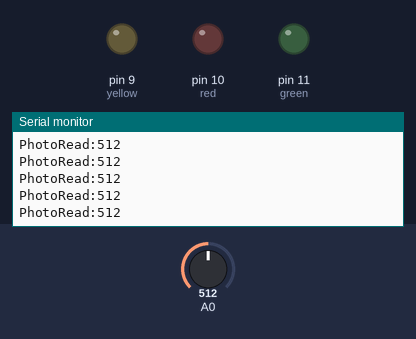
This sketch was run on a simulated Arduino Uno, built with avr-gcc and run on an emulated ATmega328P. Shown: output pins drawn as LEDs (lit = HIGH), the last lines printed to the serial monitor. The inputs (shaded band) are chosen by the test bench; at power-on: A0 = 512.

Above: at 1.2 s.
1.3 s: A0 set to 105
At 1.9 s:
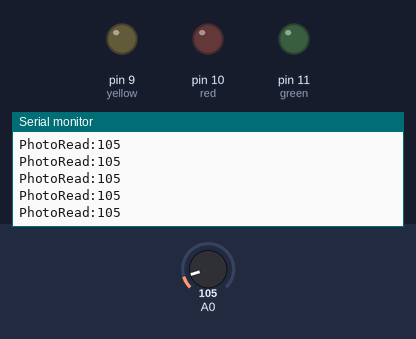
4.3 s: A0 set to 91
At 5.0 s:
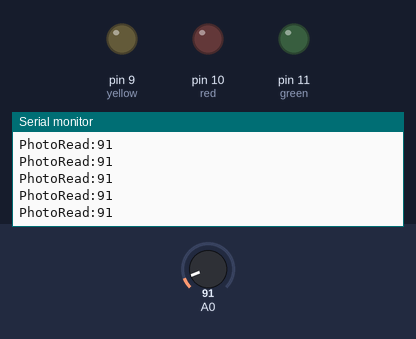
Timing chart, 0 to 7.3 s (numbered marks = the images above; inputs shaded):
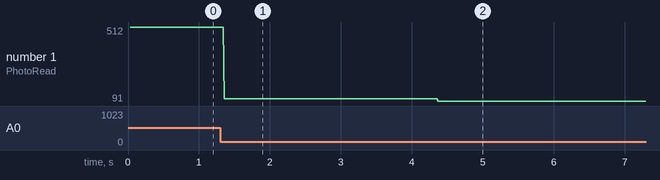

Measured:
- after the input at 1.3 s, the serial monitor: prints a new line after 0.06 s (image 1)
- after the input at 4.3 s, the serial monitor: prints a new line after 0.07 s (image 2)
- plotted number 1: 512 → 105 after the input at 1.3 s, 105 → 91 after the input at 4.3 s

The sketch:

Correct_Traffic_Light_By_Instructor.ino
```cpp
int red=10;
 int yellow=9;
int green=11;
// Regular == 400 Bright == 500 Dark == 150
void setup()
{
  pinMode (red,OUTPUT);
  pinMode (yellow,OUTPUT);
  pinMode (green,OUTPUT);
  Serial.begin(9600);
  Serial.println("done with setup.... continue.");
}

void loop()
{
Serial.print("PhotoRead:");
Serial.println(analogRead(0));

if(analogRead(0)>150 && analogRead(0)<500)
  {
digitalWrite(red,LOW);
digitalWrite(green,LOW);
digitalWrite(yellow,LOW);

  }
}
```
